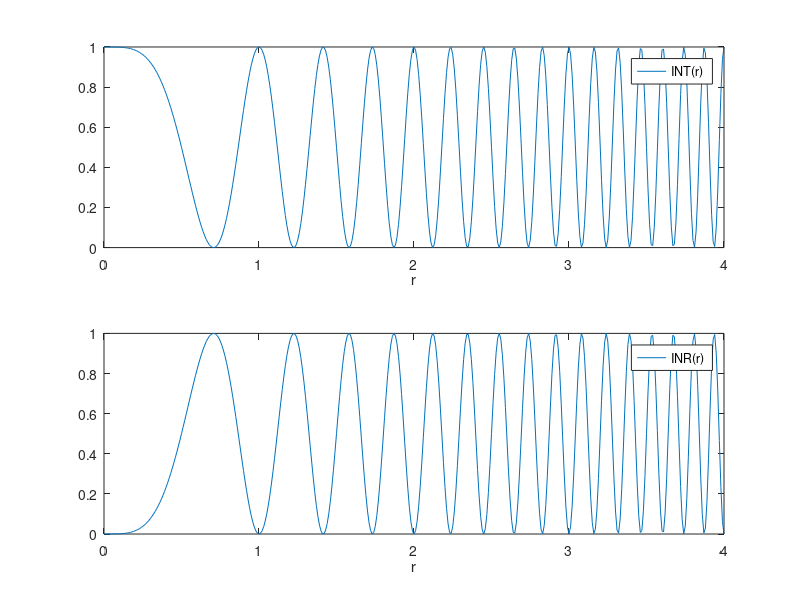

MATLAB code to generate this figure:
% I11NEWTONS
% Newton's rings
% Path difference d=(R -SQ(R^2-r^2))

% R is radius of curvature of the lens in mm
% r is the distance from the center in mm

function I11NEWTONS;
r = (0:0.01:4);
R = 2000;
Lamda = 0.0005;
d = R-sqrt(R^2-r.^2);
INR = cos(2*pi*(d/Lamda)+pi/2).^2;
INT = cos(2*pi*(d/Lamda)).^2;

figure(1);
subplot(2,1,1);
plot(r,INT);
axis([0 4 0 1]);
xlabel('r');
legend('INT(r)');

subplot(2,1,2);
plot(r,INR);
axis([0 4 0 1]);
xlabel('r');
legend('INR(r)');
